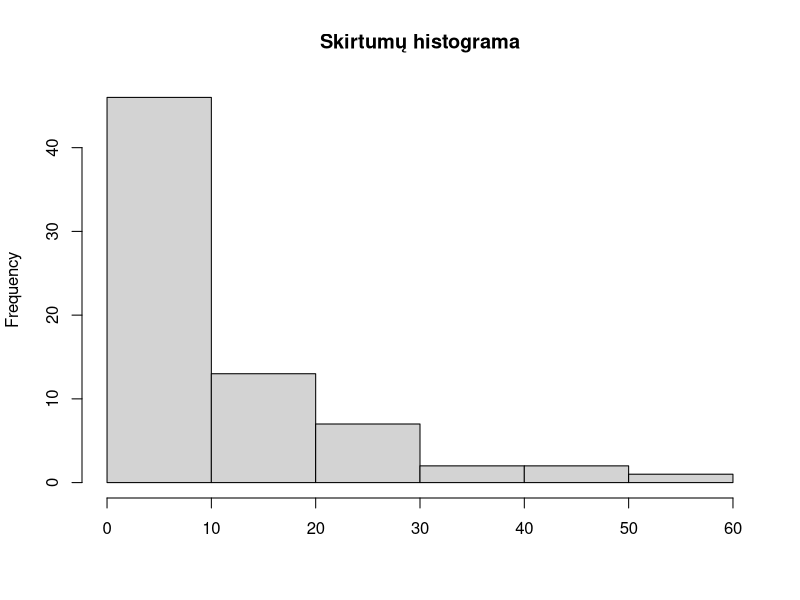

The R script that drew this image:
## ---- chunk 1
suppressMessages(library(dplyr))
suppressMessages(library(knitr))
dt <- read.csv2("csv_data/Apygardu_rinkimu_rezultatai.csv",check.names = FALSE, stringsAsFactors = FALSE)
pr <- dt %>% group_by(Apygarda) %>% filter(min_rank(desc(`iš viso`))<=2) %>% ungroup
colnames(pr) <- c("kandidatas","partija","apylinkes","pastas","balsai","proc_galiojantis","proc_rinkejai","apygarda","apygardos_nr")
pnames <- read.csv2("csv_data/partiju_santrumpos.csv", stringsAsFactors = FALSE)
pr <- pr %>% inner_join(pnames, by = "partija") %>% select(-partija) %>% rename(partija=partija1)
jau <- pr %>% filter(proc_rinkejai > 50) 
pr1 <- pr %>% filter(!(apygardos_nr %in% jau$apygardos_nr))


duo <- pr %>% select(apygardos_nr,partija,proc_rinkejai) %>% group_by(apygardos_nr) %>% summarize(duetas = paste(partija, collapse="-"), skirtumas = -diff(proc_rinkejai))

hist(duo$skirtumas, main = "Skirtumų histograma", xlab = "")


## ---- chunk 2
quantile(duo$skirtumas, prob=c(0,0.25,0.5,0.75,1))
## ---- chunk 3
sel <- duo %>% filter(skirtumas<2) %>% arrange(skirtumas) 
pr2 <- pr1 %>% filter(apygardos_nr %in% sel$apygardos_nr) %>% 
    select(apygarda,kandidatas, partija, proc_rinkejai)  
pr2 %>% kable
## ---- chunk 4
dm <- read.csv2("csv_data/daugiamandaciu_apygardu_rinkimu_rezultatai.csv", stringsAsFactors = FALSE)
dm3 <- dm %>% filter(apygardos_no %in% sel$apygardos_nr)%>% inner_join(pr2 %>% select(apygarda,partija,kandidatas, kandidato_proc=proc_rinkejai),by=c("apygarda","partija")) %>% 
    select(apygardos_no,apygarda,partija, proc_rinkejai,kandidato_proc, kandidatas)
dm3 %>% kable
## ---- chunk 5
rem <- dm3 %>% group_by(apygardos_no,apygarda) %>% summarize(n=n()) %>% filter(n==1) 
rem %>% kable
## ---- chunk 6
dm4 <- dm3 %>% filter(!(apygardos_no %in% rem$apygardos_no))
duod <- dm4 %>% arrange(apygardos_no, -kandidato_proc) %>%  group_by(apygardos_no,apygarda) %>% summarize(duetas = paste(partija, collapse="-"), dm_skirtumas = -diff(proc_rinkejai), vm_skirtumas = -diff(kandidato_proc))
duod %>% kable
## ---- chunk 7
suppressMessages(library(tidyr))
pqlm<- duod %>% separate("duetas",c("pirmas","antras"),sep = "-") %>% 
    mutate(laimejo = ifelse(dm_skirtumas<0,antras,pirmas))
pqlm %>% kable
## ---- chunk 8
lmf <-duo %>% separate("duetas",c("laimejo","pralaimejo"),sep = "-")
lmf1 <- lmf %>% filter(!(apygardos_nr %in% pqlm$apygardos_no)) %>% select(-pralaimejo)
lmf3 <- lmf1 %>% bind_rows(pqlm %>%
                              select(apygardos_nr=apygardos_no,laimejo,skirtumas=vm_skirtumas))
lm3 <- lmf3 %>% group_by(laimejo) %>% summarize(mandatai=n()) %>% arrange(-mandatai)

lm1 <- lmf %>% group_by(laimejo) %>% summarize(mandatai=n()) %>% arrange(-mandatai)
                          
lm3 %>% kable                         
## ---- chunk 9
lmj1 <- lm1 %>% rename(lyderis = mandatai) %>% left_join(lm3 %>% rename(pretendentas = mandatai), by="laimejo") %>% mutate(pretendentas = ifelse(is.na(pretendentas),0,pretendentas))
lmj1 %>% kable 
## ---- chunk 10
dmr <- read.csv2("csv_data/daugiamandaciu_rezultatai.csv", stringsAsFactors = FALSE) %>% select(partija, mandatai) %>% mutate(mandatai = ifelse(is.na(mandatai),0,mandatai))

res<-lmj1 %>% rename(partija=laimejo) %>% left_join(dmr %>% rename(daugiamandate = mandatai), by = "partija" ) %>% 
    mutate(daugiamandate = ifelse(is.na(daugiamandate),0, daugiamandate)) %>% 
    mutate(lyderis = daugiamandate + lyderis, pretendentas = pretendentas + daugiamandate) %>% select(-daugiamandate)

res %>% kable
